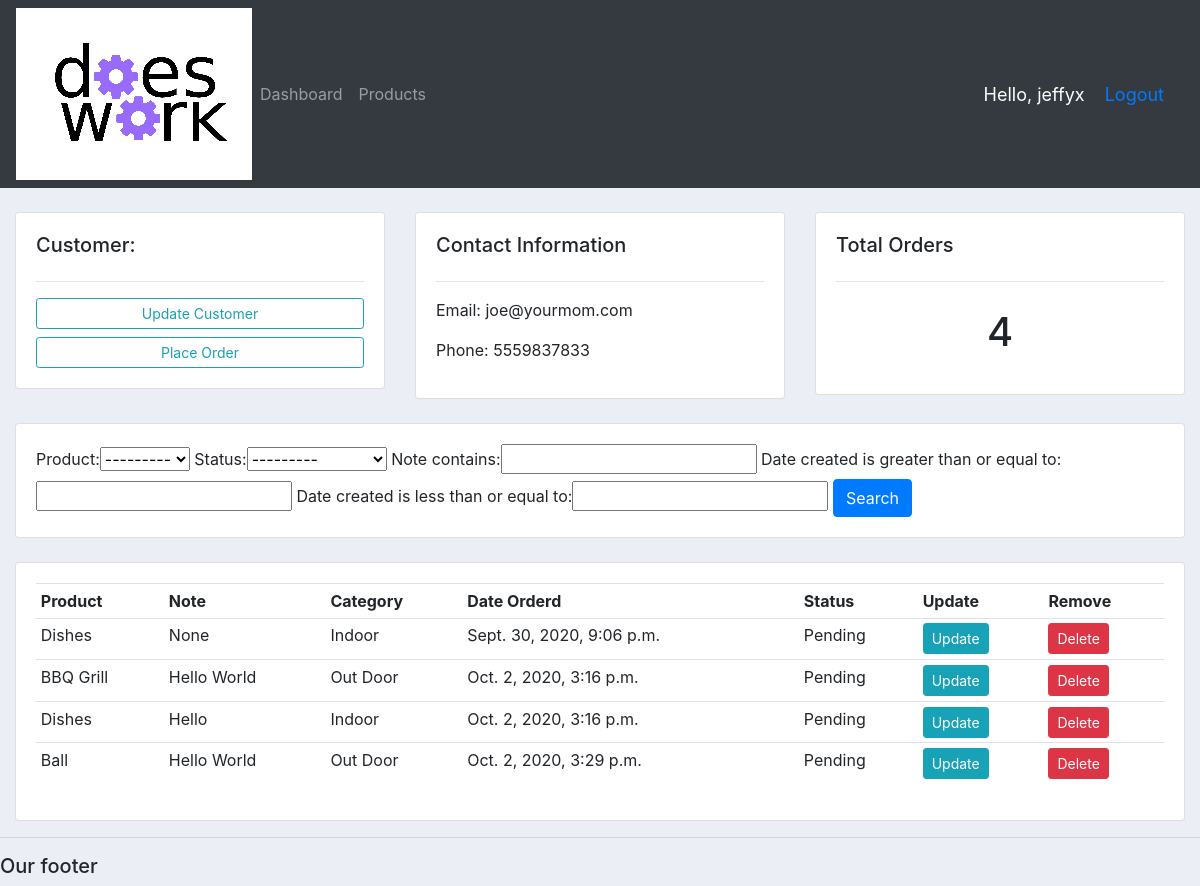
The app's page /customer/1/ (signed in) with its own data.
### accounts/models.py (models this page shows, shortened)
class Customer(models.Model):
    user = models.OneToOneField(User, null=True, blank=True, on_delete=models.CASCADE)
    name = models.CharField(max_length=200, null=True)
    phone = models.CharField(max_length=200, null=True)
    email = models.CharField(max_length=200, null=True)
    profile_pic = models.ImageField(default="doeswork.png" ,null=True, blank=True)
    date_created = models.DateTimeField(auto_now_add=True)

class Order(models.Model):
    STATUS = (
        ('Pending', 'Pending'),
        ('Out for delivery', 'Out for delivery'),
        ('Delivered', 'Delivered')
        )
    customer = models.ForeignKey(Customer, null=True, on_delete=models.SET_NULL)
    product = models.ForeignKey(Product, null=True, on_delete=models.SET_NULL)
    status = models.CharField(max_length=200, null=True, choices=STATUS)
    date_created = models.DateTimeField(auto_now_add=True)
    note = models.CharField(max_length=200, null=True)

class Product(models.Model):
    CATEGORY = (
        ('Indoor', 'Indoor'),
        ('Out Door', 'Out Door'),
        )
    name = models.CharField(max_length=200, null=True)
    price = models.FloatField(null=True)
    category = models.CharField(max_length=200, null=True, choices=CATEGORY)
    description = models.CharField(max_length=200, null=True, blank=True)
    date_created = models.DateTimeField(auto_now_add=True)
    tags = models.ManyToManyField(Tag)
    def __str__(self):
        return self.name

### accounts/decorators.py (the view)
        def wrapper_func(request, *args, **kwargs):
            print("Working Wrapper", allowed_roles)
            group = None
            if request.user.groups.exists():
                group = request.user.groups.all()[0].name
            if group in allowed_roles:
                return view_func(request, *args, **kwargs)
            else:
                return HttpResponse('Your are not authorized to see this page.')

### accounts/views.py (called while the page is built)
@login_required(login_url='login')
@allowed_users(allowed_roles=['admin'])
def customer(request, pk_test):
    customer = Customer.objects.get(id=pk_test)
    orders = customer.order_set.all()
    order_count = orders.count()
    myFilter = OrderFilter(request.GET, queryset=orders)
    orders = myFilter.qs
    context = { 'customer':customer, 'orders': orders, 'order_count': order_count, 'myFilter' : myFilter}
    return render(request, 'accounts/customer.html',context)

### accounts/templates/accounts/customer.html (shortened to what this page needs)
{%  extends 'accounts/main.html' %}
{% block content %}
	<br>
<div class="row">
	<div class="col-md">
		<div class="card card-body">
			<h5>Customer:</h5>
			<hr>
			<a class="btn btn-outline-info  btn-sm btn-block" href="">Update Customer</a>
			<a class="btn btn-outline-info  btn-sm btn-block" href="{% url 'create_order' customer.id %}">Place Order</a>
		</div>
	</div>
	<div class="col-md">
		<div class="card card-body">
			<h5>Contact Information</h5>
			<hr>
			<p>Email: {{customer.email}}</p>
			<p>Phone: {{customer.phone}}</p>
		</div>
	</div>
	<div class="col-md">
		<div class="card card-body">
			<h5>Total Orders</h5>
			<hr>
			<h1 style="text-align: center;padding: 10px">{{order_count}}</h1>
		</div>
	</div>
</div>
<br>
<div class="row">
	<div class="col">
		<div class="card card-body">
			<form method="get">
                {{myFilter.form}}
		    <button class="btn btn-primary" type="submit">Search</button>
		  </form>
		</div>
	</div>
</div>
<br>
<div class="row">
	<div class="col-md">
		<div class="card card-body">
			<table class="table table-sm">
				<tr>
					<th>Product</th>
                    <th>Note</th>
                    <th>Category</th>
					<th>Date Orderd</th>
					<th>Status</th>
					<th>Update</th>
					<th>Remove</th>
				</tr>
                {% for order in orders %}
                    <tr>
                            <td> {{ order.product}}</td>
                            <td> {{ order.note}}</td>
                            <td> {{ order.product.category}}</td>
                            <td> {{ order.date_created}}</td>
                            <td> {{ order.status}}</td>
                            <td><a class="btn btn-sm btn-info" href="{% url 'update_order' order.id %}">Update</a></td>
                            <td><a class="btn btn-sm btn-danger" href="{% url 'delete_order' order.id %}">Delete</a></td>
                    </tr>
                {% endfor %}
			</table>
		</div>
	</div>
</div>
{% endblock %}

### accounts/templates/accounts/navbar.html (shortened to what this page needs)
{% load static %}
<nav class="navbar navbar-expand-lg navbar-dark bg-dark">
        <img src="{% static 'images/doeswork.png' %}">
        <div class="collapse navbar-collapse" id="navbarNav">
          <ul class="navbar-nav">
            {% if request.user.is_staff %}
            <li class="nav-item">
              <a class="nav-link" href="{% url 'home' %}">Dashboard</a>
            </li>
            <li class="nav-item">
              <a class="nav-link" href="{% url 'products' %}">Products</a>
            </li>
            {% else %}
            <li class="nav-item">
                <a class="nav-link" href="{% url 'account' %}">Settings</a>
            </li>
            {% endif %}
          </ul>
        </div>
        <span class="hello-msg">Hello, {{request.user}}</span>
        <spanc class="hello-msg"><a href="{% url 'logout' %}">Logout</a></span>
      </nav>

### static/css/main.css (style rules this page uses)
body { background-color: #ebeff5; }

### accounts/templates/accounts/navbar.html (style rules this page uses)
.hello-msg { font-size: 18px; color: #fff; margin-right: 20px; }

### records on screen
Customer: email "joe@yourmom.com", phone "5559837833"
Order: product "Dishes", note "None", product.category "Indoor", date_created "Sept. 30, 2020, 9:06 p.m.", status "Pending"
Order: product "BBQ Grill", note "Hello World", product.category "Out Door", date_created "Oct. 2, 2020, 3:16 p.m.", status "Pending"
Order: product "Dishes", note "Hello", product.category "Indoor", date_created "Oct. 2, 2020, 3:16 p.m.", status "Pending"
Order: product "Ball", note "Hello World", product.category "Out Door", date_created "Oct. 2, 2020, 3:29 p.m.", status "Pending"

### other values on screen
{{ request.user }} "jeffyx"
{{ order_count }} "4"
